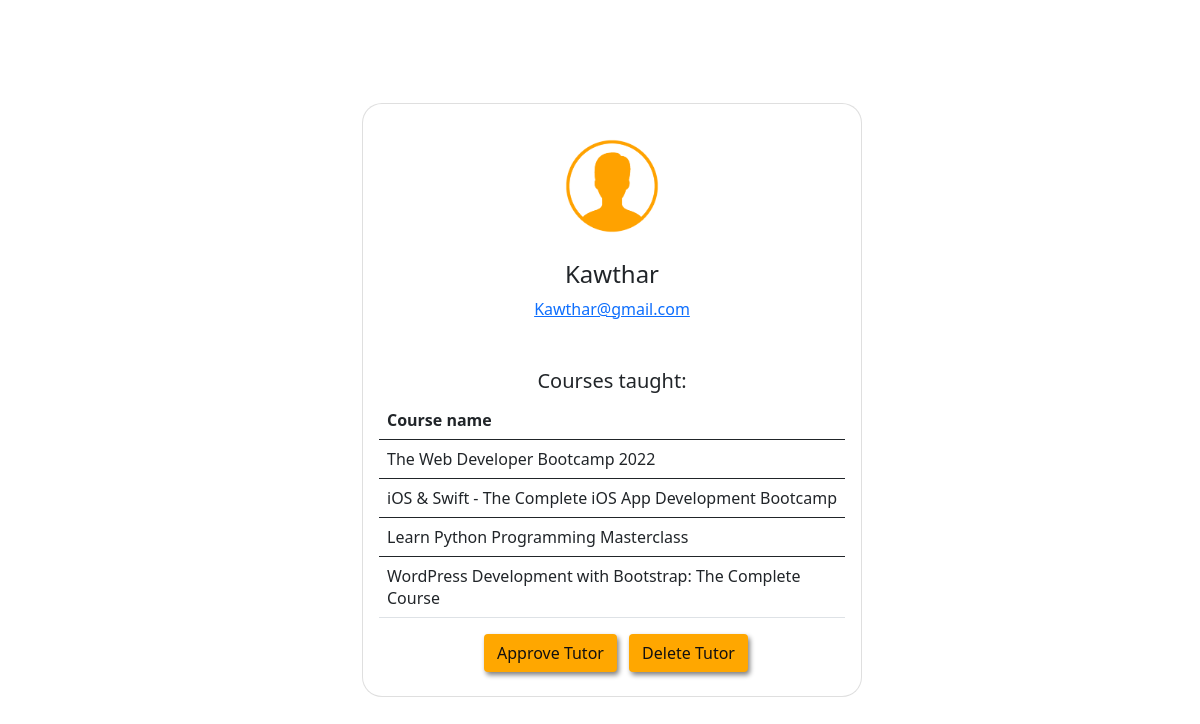
Before: /server/tutor.php?id=11 with the older database file.
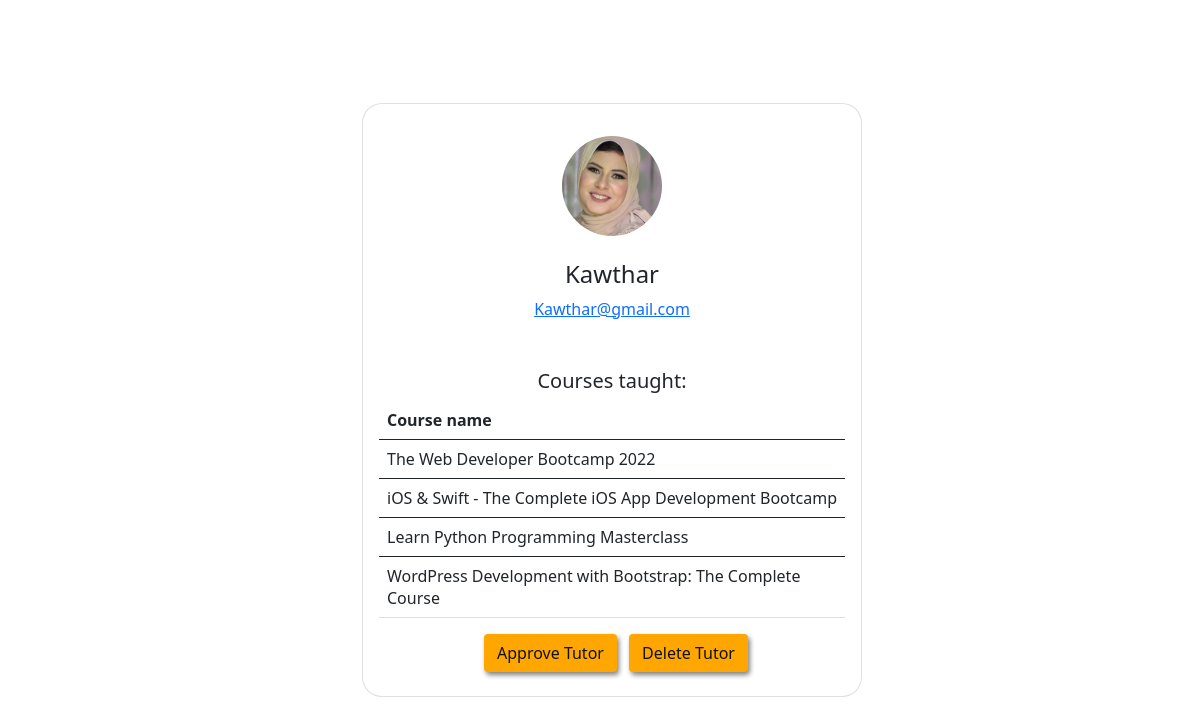
After: the same page with the newer database file.
### tables this page shows
CREATE TABLE `user` (
  `id` int(11) NOT NULL,
  `type` int(11) NOT NULL,
  `fname` varchar(50) NOT NULL,
  `email` varchar(62) NOT NULL,
  `password` varchar(255) NOT NULL,
  `security_ans` varchar(255) NOT NULL,
  `picture` varchar(255) DEFAULT NULL,
  `tutor_status` int(11) DEFAULT NULL,
  `admin_rank` int(11) DEFAULT NULL,
  `tutor_cv` varchar(255) DEFAULT NULL,
  `status` text DEFAULT NULL
);

CREATE TABLE `course` (
  `id` int(11) NOT NULL,
  `name` varchar(255) NOT NULL,
  `image` varchar(255) NOT NULL,
  `content` varchar(255) NOT NULL,
  `description` varchar(255) NOT NULL,
  `level` varchar(255) NOT NULL,
  `price` int(11) NOT NULL,
  `rating` int(11) NOT NULL,
  `status` int(11) NOT NULL,
  `category` int(11) NOT NULL,
  `tutor_id` int(11) NOT NULL,
  `admin_id` int(11) DEFAULT NULL
);

### server/tutor.php (the view, shortened to what this page needs)
<html>
<head>
  <link rel="stylesheet" type="text/css" href="styles/styles.css">
  <link href="https://cdn.jsdelivr.net/npm/bootstrap@5.0.2/dist/css/bootstrap.min.css" rel="stylesheet">
  <link rel="stylesheet" href="https://cdnjs.cloudflare.com/ajax/libs/font-awesome/4.7.0/css/font-awesome.min.css">
</head>
<body>
<?php
include_once 'database.php';
$sql = "SELECT * FROM user WHERE id='" . $_GET['id'] . "'";
$result = $conn->query($sql);
$row = $result->fetch_assoc();
?>
<section class="vh-100" id="backg">
    <div class="container py-5 h-100">
      <div class="row d-flex justify-content-center align-items-center h-100" >
        <div class="col-md-12 col-xl-4">
          <div class="card" style="border-radius: 20px;" id="learnerView">
            <div class="card-body text-center">
              <div class="mt-3 mb-4">
                <?php
                if ($row['picture'] != "") {
                ?>
                <img src="<?php echo $row['picture'] ?>" class="rounded-circle img-fluid" style="width: 100px;" />
               <?php
               } else {
               ?>
               <img src="images/pic.png" class="rounded-circle img-fluid" style="width: 100px;" />
              <?php
              }
              ?>
              </div>
              <h4 class="mb-2"><?php echo $row['fname'] ?></h4>
              <p class="text-muted mb-4"><a href="#!"><?php echo $row['email'] ?></a></p>
              <div class="d-flex justify-content-center text-center mt-5 mb-2">
                <div>
                  <p class="mb-2 h5">Courses taught:</p>
                 <?php
                    $sql1 = "SELECT * FROM course WHERE tutor_id='" . $_GET['id'] . "'";
                    $result1 = $conn->query($sql1);
                    if ($result1->num_rows > 0) {
                 ?>
                <table class="table table-hover">
                      <thead>
                        <tr>
                          <th>Course name</th>
                        </tr>
                      </thead>
                      <?php
                      while ($row1 = $result1->fetch_assoc()) {
                      $sql2 = "SELECT name FROM course WHERE id='" . $row1['id'] . "'";
                      $result2 = $conn->query($sql2);
                      $row2 = $result2->fetch_assoc();
                      ?>
                       <tbody>
                          <tr scope="row">
                          <td><?php echo $row2['name'] ?></td>
                          </tr>
                        </tbody>
                    <?php
                      }
                     } else {
                    ?>
                    <p class="text-muted mb-0">No courses taught</p>
                    <?php
                    }
                    if ($row['tutor_status'] == 0) {
                    ?>
                      </table>
                         <input type="submit" class="btn mx-2" id="loginbtn" name="submit" value="Approve Tutor" onclick="location.href='approveTutor.php?id=<?php echo $row['id'] ?>'">
                    <?php
                    }
                    ?>
                      <input type="submit" class="btn" id="loginbtn" name="submit" value="Delete Tutor"  onclick="location.href='deleteUser.php?id=<?php echo $row['id'] ?>'">
                </div>
              </div>
            </div>
          </div>
        </div>
      </div>
    </div>
  </section>
</body>
</html>

### server/database.php (shortened to what this page needs)
<html>
</html>

### server/styles/styles.css (style rules this page uses)
:root { --primary: #5B25FF; --dark: rgb(17, 16, 16); --body: #363EE0; --dark2: #1c1d1f; --box-shadow: 2px 3px 5px grey; --active:#FFA700; --font:"Open Sans", sans-serif; }
.card { width:270px; }
#loginbtn { color:var(--dark); background-color: var(--active); box-shadow: var(--box-shadow); }
body { font-family: 'Lato', sans-serif; }
body { font-family: Arail, sans-serif; }

### server/tutor.php (style rules this page uses)
#learnerView { width: 500px; }
#backg { background-color: white; padding-right: 150px; }

Changed rows visible on the page:
changed user "Kawthar": picture: picture added
